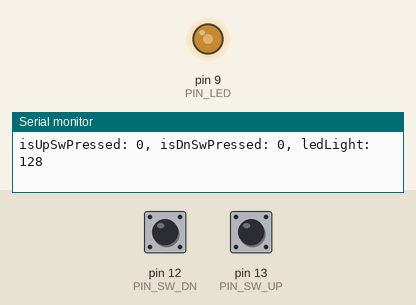
This sketch was run on a simulated Arduino Uno, built with avr-gcc and run on an emulated ATmega328P. On the bench: output pins drawn as LEDs (lit = HIGH), the last lines printed to the serial monitor. The test bench sets the inputs (shaded band); at power-on: pin 13 (PIN_SW_UP) LOW, pin 12 (PIN_SW_DN) HIGH.

Above: at 1.2 s.
1.3 s: pin 13 (PIN_SW_UP) pulled HIGH for 0.15 s
At 2.6 s:
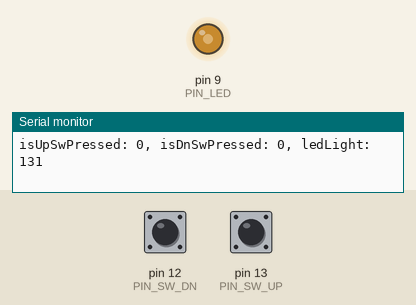
2.9 s: pin 12 (PIN_SW_DN) pulled LOW for 1 s
At 3.08 s:
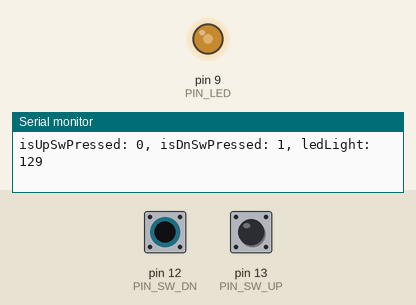
6.9 s: pin 12 (PIN_SW_DN) pulled LOW for 3.2 s
At 11.1 s:
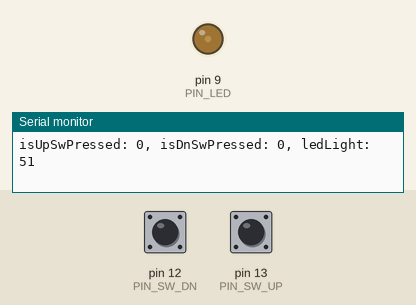
11.6 s: pin 13 (PIN_SW_UP) pulled HIGH for 1 s
At 11.8 s:
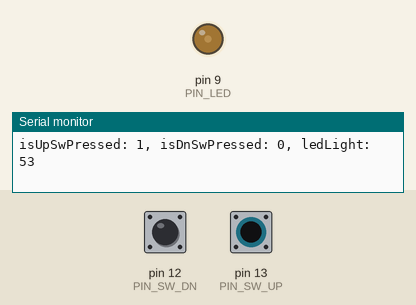
15.6 s: pin 13 (PIN_SW_UP) driven HIGH
At 15.8 s:
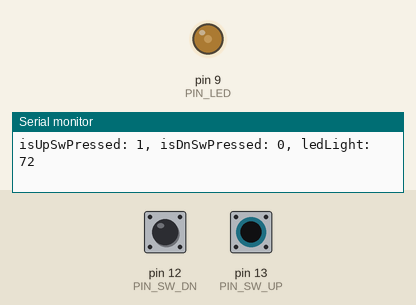
18.6 s: pin 13 (PIN_SW_UP) driven LOW
At 19.0 s:
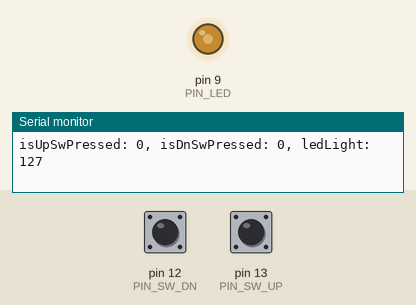
Timing chart, 0 to 21.1 s (numbered marks = the images above; inputs shaded):
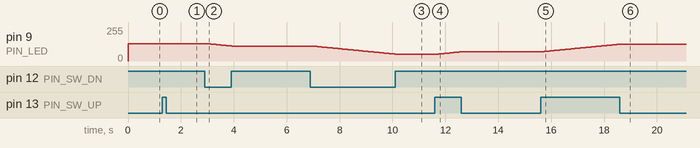

The sketch:

sketch_sep11c.ino
```cpp
#define PIN_LED 9
#define PIN_SW_UP 13
#define PIN_SW_DN 12
#define LIGHT_DEFAULT 128
#define LIGHT_DIFF_UP 1
#define LIGHT_DIFF_DN 1
#define LIGHT_MIN 1
#define LIGHT_MAX 255
#define SERIAL_SPEED 9600

int ledLight = LIGHT_DEFAULT;

void setup() {
  pinMode(PIN_LED, OUTPUT);
  pinMode(PIN_SW_UP, INPUT);
  pinMode(PIN_SW_DN, INPUT_PULLUP);
  Serial.begin(SERIAL_SPEED);
  Serial.println("Init done.");
}

void loop() {
  int isUpSwPressed = digitalRead(PIN_SW_UP);
  if (isUpSwPressed) ledLight++;
  int isDnSwPressed = !digitalRead(PIN_SW_DN);
  if (isDnSwPressed) ledLight--;

  if (ledLight < LIGHT_MIN) ledLight = LIGHT_MIN;
  if (ledLight > LIGHT_MAX) ledLight = LIGHT_MAX;

  Serial.println("isUpSwPressed: " + String(isUpSwPressed) + ", isDnSwPressed: " + String(isDnSwPressed) + ", ledLight: " + String(ledLight));

  analogWrite(PIN_LED, ledLight);
}
```

Measured:
- after the input at 1.3 s, pin 9 (PIN_LED): 128/255 → 131/255 after 0.08 s
- after the input at 2.9 s, pin 9 (PIN_LED): moves from 131/255 to 112/255 over 0.95 s, starting after 0.07 s
- after the input at 6.9 s, pin 9 (PIN_LED): moves from 112/255 to 51/255 over 3.1 s, starting after 0.10 s
- after the input at 11.6 s, pin 9 (PIN_LED): moves from 51/255 to 70/255 over 0.94 s, starting after 0.09 s
- after the input at 15.6 s, pin 9 (PIN_LED): moves from 70/255 to 126/255 over 2.9 s, starting after 0.09 s
- after the input at 18.6 s, pin 9 (PIN_LED): goes on until 18.6 s, then stays 127/255
